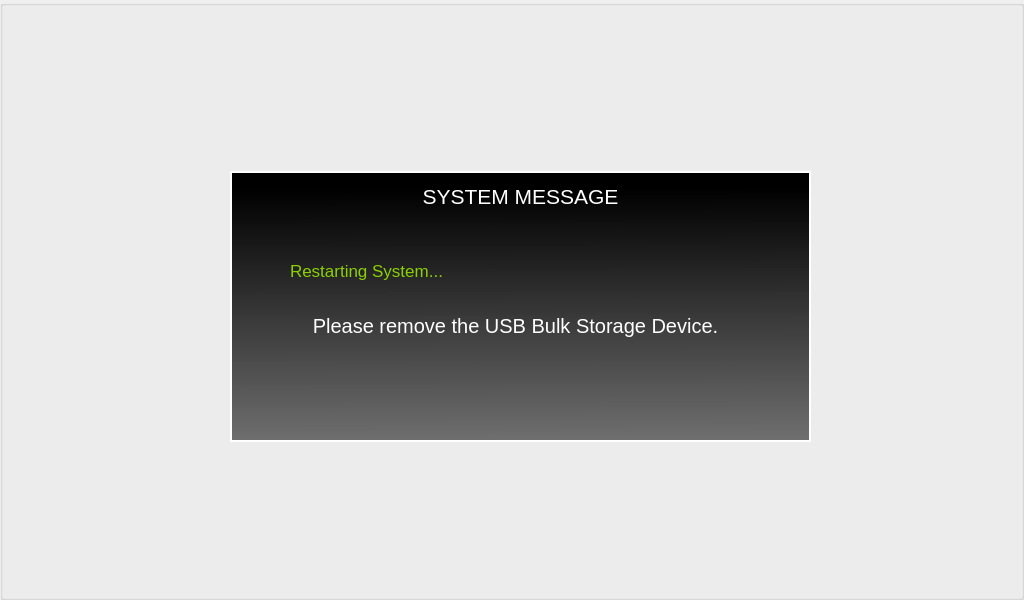
  <widget class="QGroupBox" name="USBGroupbox">
   <property name="geometry">
    <rect>
     <x>0</x>
     <y>600</y>
     <width>1024</width>
     <height>600</height>
    </rect>
   </property>
   <property name="styleSheet">
    <string notr="true">QGroupBox#USBGroupbox{
/*background-color: rgba(0,0,0,108);*/

	background: qlineargradient(spread:pad, x1:0, y1:0, x2:1, y2:0, stop:0 rgba(0, 0, 0, 108), stop:1 rgba(0, 0, 0, 200));
}</string>
   </property>
   <property name="title">
    <string/>
   </property>
   <widget class="QGroupBox" name="gbUSBInternal">
    <property name="geometry">
     <rect>
      <x>230</x>
      <y>171</y>
      <width>581</width>
      <height>271</height>
     </rect>
    </property>
    <property name="styleSheet">
     <string notr="true">QGroupBox#gbUSBInternal{
	border: 2px solid;
	border-color: rgb(255, 255, 255);
	background-color: qlineargradient(spread:pad, x1:0.492782, y1:0.062, x2:0.502, y2:1, stop:0 rgba(0, 0, 0, 255), stop:1 rgba(106, 106, 106, 244));
}</string>
    </property>
    <property name="title">
     <string/>
    </property>
    <widget class="QLabel" name="label_54">
     <property name="geometry">
      <rect>
       <x>10</x>
       <y>10</y>
       <width>561</width>
       <height>31</height>
      </rect>
     </property>
     <property name="font">
      <font>
       <pointsize>16</pointsize>
      </font>
     </property>
     <property name="styleSheet">
      <string notr="true">color: rgb(255, 255, 255);</string>
     </property>
     <property name="text">
      <string>SYSTEM MESSAGE</string>
     </property>
     <property name="alignment">
      <set>Qt::AlignCenter</set>
     </property>
    </widget>
    <widget class="QLabel" name="label_55">
     <property name="geometry">
      <rect>
       <x>10</x>
       <y>119</y>
       <width>551</width>
       <height>71</height>
      </rect>
     </property>
     <property name="font">
      <font>
       <pointsize>15</pointsize>
      </font>
     </property>
     <property name="styleSheet">
      <string notr="true">color: rgb(255, 255, 255);</string>
     </property>
     <property name="text">
      <string>Please remove the USB Bulk Storage Device.</string>
     </property>
     <property name="alignment">
      <set>Qt::AlignCenter</set>
     </property>
    </widget>
    <widget class="QLabel" name="label_56">
     <property name="geometry">
      <rect>
       <x>60</x>
       <y>84</y>
       <width>331</width>
       <height>31</height>
      </rect>
     </property>
     <property name="font">
      <font>
       <pointsize>13</pointsize>
      </font>
     </property>
     <property name="styleSheet">
      <string notr="true">color: rgb(139, 208, 0);</string>
     </property>
     <property name="text">
      <string>Restarting System...</string>
     </property>
    </widget>
   </widget>
  </widget>
